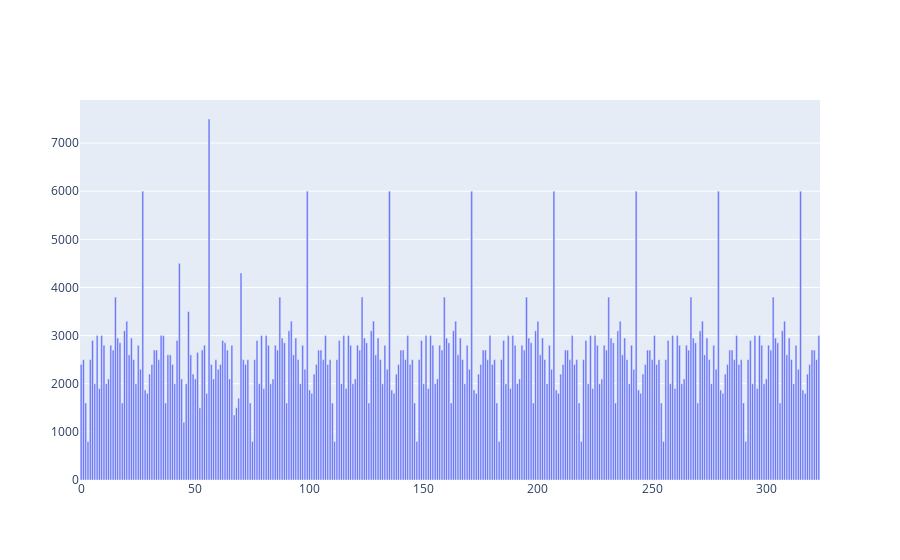

The cell this chart's notebook holds for it:
### Code cell
fig = go.Figure(
    data=go.Bar(y=df.price)
)
fig.show()

### Figure 1 — Plotly figure (JSON) as saved in the notebook; plotly's stock layout.template omitted (floating-point values rounded to 4 significant figures; data arrays with more than 128 entries replaced by an {"elided": "..."} marker saying what was removed)
{"data": [{"type": "bar", "y": {"elided": "324 int values"}}], "layout": {}}
